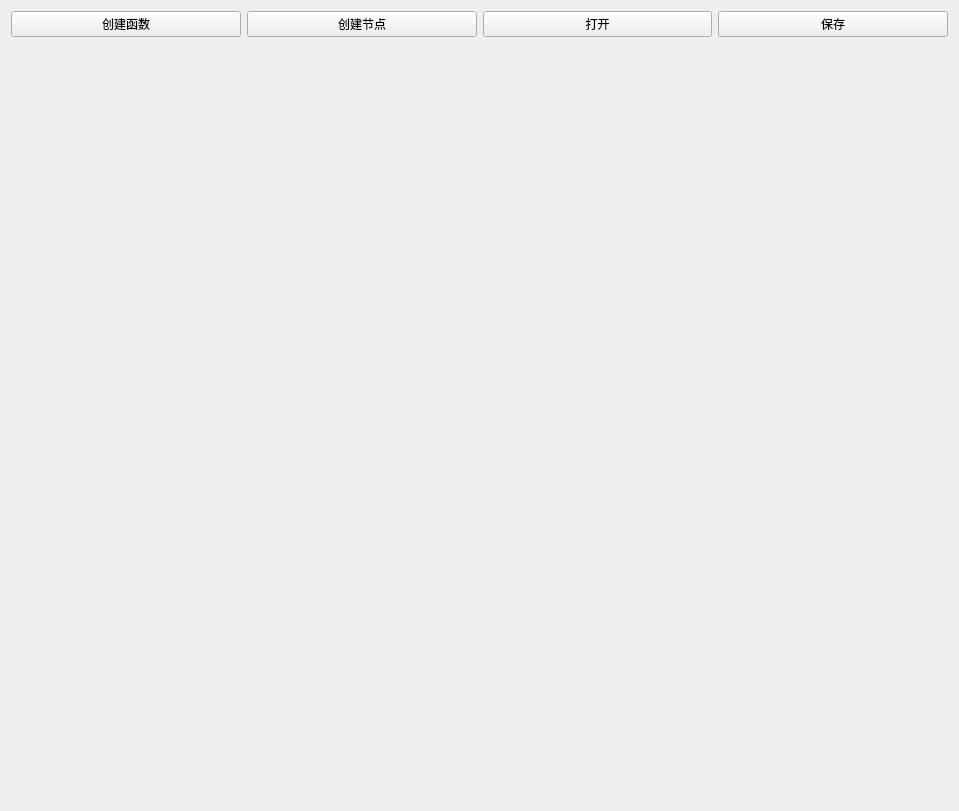
<?xml version="1.0" encoding="UTF-8"?>
<ui version="4.0">
 <class>NodeDriver</class>
 <widget class="QWidget" name="NodeDriver">
  <property name="geometry">
   <rect>
    <x>0</x>
    <y>0</y>
    <width>959</width>
    <height>811</height>
   </rect>
  </property>
  <property name="windowTitle">
   <string>Form</string>
  </property>
  <layout class="QVBoxLayout" name="verticalLayout_2" stretch="1,7">
   <item>
    <layout class="QHBoxLayout" name="horizontalLayout">
     <item>
      <widget class="QPushButton" name="pb_create_func">
       <property name="text">
        <string>创建函数</string>
       </property>
      </widget>
     </item>
     <item>
      <widget class="QPushButton" name="pb_create_node">
       <property name="text">
        <string>创建节点</string>
       </property>
      </widget>
     </item>
     <item>
      <widget class="QPushButton" name="pb_open_file">
       <property name="text">
        <string>打开</string>
       </property>
      </widget>
     </item>
     <item>
      <widget class="QPushButton" name="pb_save">
       <property name="text">
        <string>保存</string>
       </property>
      </widget>
     </item>
    </layout>
   </item>
   <item>
    <layout class="QVBoxLayout" name="verticalLayout">
     <item>
      <widget class="QWidget" name="wi_node_display" native="true"/>
     </item>
    </layout>
   </item>
  </layout>
 </widget>
 <resources/>
 <connections/>
</ui>
